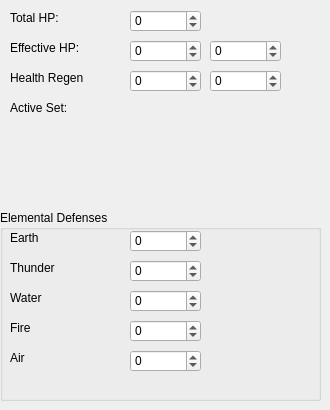
     <widget class="QWidget" name="tab_10">
      <attribute name="title">
       <string>Overview</string>
      </attribute>
      <widget class="QLabel" name="label_6">
       <property name="geometry">
        <rect>
         <x>10</x>
         <y>10</y>
         <width>61</width>
         <height>16</height>
        </rect>
       </property>
       <property name="text">
        <string>Total HP:</string>
       </property>
      </widget>
      <widget class="QSpinBox" name="spin_total_hp">
       <property name="geometry">
        <rect>
         <x>130</x>
         <y>10</y>
         <width>71</width>
         <height>22</height>
        </rect>
       </property>
       <property name="minimum">
        <number>-999999999</number>
       </property>
       <property name="maximum">
        <number>999999999</number>
       </property>
      </widget>
      <widget class="QLabel" name="label_16">
       <property name="geometry">
        <rect>
         <x>10</x>
         <y>40</y>
         <width>81</width>
         <height>16</height>
        </rect>
       </property>
       <property name="text">
        <string>Effective HP:</string>
       </property>
      </widget>
      <widget class="QSpinBox" name="spin_effectiveHP_withAgi">
       <property name="geometry">
        <rect>
         <x>130</x>
         <y>40</y>
         <width>71</width>
         <height>22</height>
        </rect>
       </property>
       <property name="minimum">
        <number>-999999999</number>
       </property>
       <property name="maximum">
        <number>999999999</number>
       </property>
      </widget>
      <widget class="QSpinBox" name="spin_effectiveHP_noAgi">
       <property name="geometry">
        <rect>
         <x>210</x>
         <y>40</y>
         <width>71</width>
         <height>22</height>
        </rect>
       </property>
       <property name="minimum">
        <number>-999999999</number>
       </property>
       <property name="maximum">
        <number>999999999</number>
       </property>
      </widget>
      <widget class="QLabel" name="label_17">
       <property name="geometry">
        <rect>
         <x>10</x>
         <y>70</y>
         <width>81</width>
         <height>16</height>
        </rect>
       </property>
       <property name="text">
        <string>Health Regen</string>
       </property>
      </widget>
      <widget class="QSpinBox" name="spin_hpr">
       <property name="geometry">
        <rect>
         <x>130</x>
         <y>70</y>
         <width>71</width>
         <height>22</height>
        </rect>
       </property>
       <property name="minimum">
        <number>-999999999</number>
       </property>
       <property name="maximum">
        <number>999999999</number>
       </property>
      </widget>
      <widget class="QSpinBox" name="spin_effectivehpr">
       <property name="geometry">
        <rect>
         <x>210</x>
         <y>70</y>
         <width>71</width>
         <height>22</height>
        </rect>
       </property>
       <property name="minimum">
        <number>-999999999</number>
       </property>
       <property name="maximum">
        <number>999999999</number>
       </property>
      </widget>
      <widget class="QGroupBox" name="groupBox_29">
       <property name="geometry">
        <rect>
         <x>0</x>
         <y>210</y>
         <width>321</width>
         <height>191</height>
        </rect>
       </property>
       <property name="title">
        <string>Elemental Defenses</string>
       </property>
       <widget class="QLabel" name="label_18">
        <property name="geometry">
         <rect>
          <x>10</x>
          <y>20</y>
          <width>81</width>
          <height>16</height>
         </rect>
        </property>
        <property name="text">
         <string>Earth</string>
        </property>
       </widget>
       <widget class="QSpinBox" name="spin_total_edef">
        <property name="geometry">
         <rect>
          <x>130</x>
          <y>20</y>
          <width>71</width>
          <height>22</height>
         </rect>
        </property>
        <property name="minimum">
         <number>-999999999</number>
        </property>
        <property name="maximum">
         <number>999999999</number>
        </property>
       </widget>
       <widget class="QLabel" name="label_19">
        <property name="geometry">
         <rect>
          <x>10</x>
          <y>50</y>
          <width>81</width>
          <height>16</height>
         </rect>
        </property>
        <property name="text">
         <string>Thunder</string>
        </property>
       </widget>
       <widget class="QSpinBox" name="spin_total_tdef">
        <property name="geometry">
         <rect>
          <x>130</x>
          <y>50</y>
          <width>71</width>
          <height>22</height>
         </rect>
        </property>
        <property name="minimum">
         <number>-999999999</number>
        </property>
        <property name="maximum">
         <number>999999999</number>
        </property>
       </widget>
       <widget class="QLabel" name="label_36">
        <property name="geometry">
         <rect>
          <x>10</x>
          <y>80</y>
          <width>81</width>
          <height>16</height>
         </rect>
        </property>
        <property name="text">
         <string>Water</string>
        </property>
       </widget>
       <widget class="QSpinBox" name="spin_total_wdef">
        <property name="geometry">
         <rect>
          <x>130</x>
          <y>80</y>
          <width>71</width>
          <height>22</height>
         </rect>
        </property>
        <property name="minimum">
         <number>-999999999</number>
        </property>
        <property name="maximum">
         <number>999999999</number>
        </property>
       </widget>
       <widget class="QLabel" name="label_37">
        <property name="geometry">
         <rect>
          <x>10</x>
          <y>110</y>
          <width>81</width>
          <height>16</height>
         </rect>
        </property>
        <property name="text">
         <string>Fire</string>
        </property>
       </widget>
       <widget class="QSpinBox" name="spin_total_fdef">
        <property name="geometry">
         <rect>
          <x>130</x>
          <y>110</y>
          <width>71</width>
          <height>22</height>
         </rect>
        </property>
        <property name="minimum">
         <number>-999999999</number>
        </property>
        <property name="maximum">
         <number>999999999</number>
        </property>
       </widget>
       <widget class="QLabel" name="label_40">
        <property name="geometry">
         <rect>
          <x>10</x>
          <y>140</y>
          <width>81</width>
          <height>16</height>
         </rect>
        </property>
        <property name="text">
         <string>Air</string>
        </property>
       </widget>
       <widget class="QSpinBox" name="spin_total_adef">
        <property name="geometry">
         <rect>
          <x>130</x>
          <y>140</y>
          <width>71</width>
          <height>22</height>
         </rect>
        </property>
        <property name="minimum">
         <number>-999999999</number>
        </property>
        <property name="maximum">
         <number>999999999</number>
        </property>
       </widget>
      </widget>
      <widget class="QLabel" name="label_41">
       <property name="geometry">
        <rect>
         <x>10</x>
         <y>100</y>
         <width>71</width>
         <height>16</height>
        </rect>
       </property>
       <property name="text">
        <string>Active Set:</string>
       </property>
      </widget>
      <widget class="QLabel" name="label_activeSet">
       <property name="geometry">
        <rect>
         <x>130</x>
         <y>100</y>
         <width>181</width>
         <height>16</height>
        </rect>
       </property>
       <property name="text">
        <string/>
       </property>
      </widget>
     </widget>
